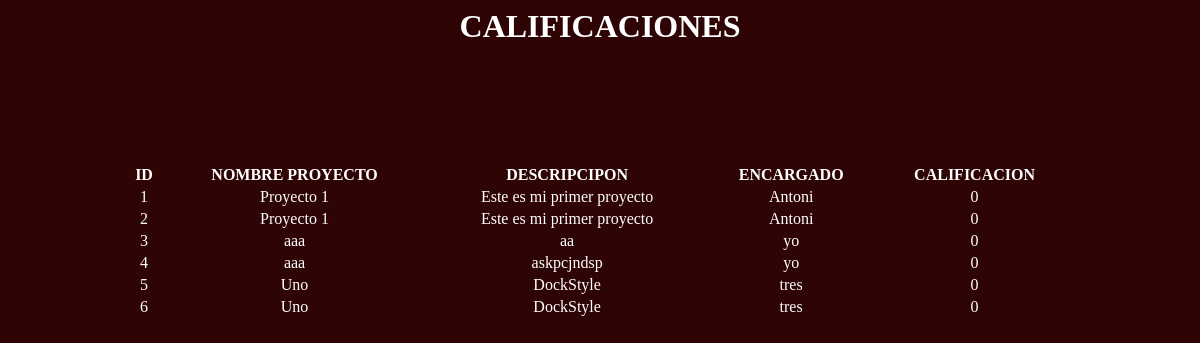
/htdocs/PHP/MostrarProyectos.php, run on the app's committed database.
### tables this page shows
CREATE TABLE `proyectos` (
  `idproyecto` int(250) NOT NULL,
  `nombreproyecto` varchar(250) NOT NULL,
  `descripcion` longtext NOT NULL,
  `encargado` varchar(250) NOT NULL,
  `CalificacionPro` int(11) NOT NULL
);

### htdocs/PHP/MostrarProyectos.php (the view, shortened to what this page needs)
<?php
echo '<link href="estilosPHP.css" type="text/css" rel="stylesheet">';
echo '<h1>CALIFICACIONES</h1>';
require('configuration.php');
$connection = new mysqli($database_host, $database_user, $database_password, $database_name);
if ($connection){
	$statement = "select * from proyectos";
	$result = $connection->query($statement);
		echo "<table class='tabla'>";
		echo "<tr>";
		echo "<th>ID</th>";
		echo "<th>NOMBRE PROYECTO</th>";
		echo "<th>DESCRIPCIPON</th>";
		echo "<th>ENCARGADO</th>";
		echo "<th>CALIFICACION</th>";
		echo "</tr>";
		while ($row = $result->fetch_array(MYSQLI_ASSOC)){
    	echo "<tr>";
    	echo "<td>".$row['idproyecto']."</td>";
    	echo "<td>".$row['nombreproyecto']."</td>";
    	echo "<td>".$row['descripcion']."</td>";
    	echo "<td>".$row['encargado']."</td>";
    	echo "<td>".$row['CalificacionPro']."</td>";
    	echo "</tr>";
    }echo "</table>";
}
?>

### htdocs/PHP/estilosPHP.css (style rules this page uses)
.tabla { margin: 0 auto; text-align: center; padding-top: 10%; color: white; width: 80%; }
h1 { color: white; margin: 0 auto; text-align: center; }

### data on the page
proyectos: idproyecto "1", nombreproyecto "Proyecto 1", descripcion "Este es mi primer proyecto", encargado "Antoni", CalificacionPro "0"
proyectos: idproyecto "2", nombreproyecto "Proyecto 1", descripcion "Este es mi primer proyecto", encargado "Antoni", CalificacionPro "0"
proyectos: idproyecto "3", nombreproyecto "aaa", descripcion "aa", encargado "yo", CalificacionPro "0"
proyectos: idproyecto "4", nombreproyecto "aaa", descripcion "askpcjndsp", encargado "yo", CalificacionPro "0"
proyectos: idproyecto "5", nombreproyecto "Uno", descripcion "DockStyle", encargado "tres", CalificacionPro "0"
proyectos: idproyecto "6", nombreproyecto "Uno", descripcion "DockStyle", encargado "tres", CalificacionPro "0"
